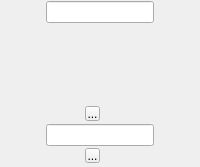
    <widget class="QFrame" name="frFGF">
     <property name="sizePolicy">
      <sizepolicy hsizetype="Fixed" vsizetype="Preferred">
       <horstretch>0</horstretch>
       <verstretch>0</verstretch>
      </sizepolicy>
     </property>
     <property name="frameShape">
      <enum>QFrame::NoFrame</enum>
     </property>
     <property name="frameShadow">
      <enum>QFrame::Raised</enum>
     </property>
     <layout class="QGridLayout">
      <property name="margin">
       <number>1</number>
      </property>
      <property name="spacing">
       <number>0</number>
      </property>
      <item row="2" column="0">
       <layout class="QGridLayout">
        <property name="margin">
         <number>0</number>
        </property>
        <property name="spacing">
         <number>0</number>
        </property>
        <item row="2" column="1">
         <widget class="QToolButton" name="tbFGFdown">
          <property name="sizePolicy">
           <sizepolicy hsizetype="Fixed" vsizetype="Fixed">
            <horstretch>0</horstretch>
            <verstretch>0</verstretch>
           </sizepolicy>
          </property>
          <property name="minimumSize">
           <size>
            <width>15</width>
            <height>15</height>
           </size>
          </property>
          <property name="maximumSize">
           <size>
            <width>15</width>
            <height>15</height>
           </size>
          </property>
          <property name="focusPolicy">
           <enum>Qt::NoFocus</enum>
          </property>
          <property name="text">
           <string>...</string>
          </property>
          <property name="icon">
           <iconset resource="../rsc/gasman.qrc">
            <normaloff>:/images/down.png</normaloff>:/images/down.png</iconset>
          </property>
          <property name="autoRepeat">
           <bool>true</bool>
          </property>
         </widget>
        </item>
        <item row="0" column="2">
         <spacer>
          <property name="orientation">
           <enum>Qt::Horizontal</enum>
          </property>
          <property name="sizeType">
           <enum>QSizePolicy::Minimum</enum>
          </property>
          <property name="sizeHint" stdset="0">
           <size>
            <width>1</width>
            <height>20</height>
           </size>
          </property>
         </spacer>
        </item>
        <item row="2" column="0">
         <spacer>
          <property name="orientation">
           <enum>Qt::Horizontal</enum>
          </property>
          <property name="sizeType">
           <enum>QSizePolicy::Preferred</enum>
          </property>
          <property name="sizeHint" stdset="0">
           <size>
            <width>1</width>
            <height>20</height>
           </size>
          </property>
         </spacer>
        </item>
        <item row="1" column="0" colspan="4">
         <widget class="QLineEdit" name="leFGF">
          <property name="sizePolicy">
           <sizepolicy hsizetype="Preferred" vsizetype="Fixed">
            <horstretch>0</horstretch>
            <verstretch>0</verstretch>
           </sizepolicy>
          </property>
         </widget>
        </item>
        <item row="0" column="0">
         <spacer>
          <property name="orientation">
           <enum>Qt::Horizontal</enum>
          </property>
          <property name="sizeType">
           <enum>QSizePolicy::Minimum</enum>
          </property>
          <property name="sizeHint" stdset="0">
           <size>
            <width>1</width>
            <height>20</height>
           </size>
          </property>
         </spacer>
        </item>
        <item row="0" column="3">
         <layout class="QVBoxLayout">
          <property name="spacing">
           <number>0</number>
          </property>
          <property name="margin">
           <number>0</number>
          </property>
          <item>
           <spacer>
            <property name="orientation">
             <enum>Qt::Horizontal</enum>
            </property>
            <property name="sizeType">
             <enum>QSizePolicy::Fixed</enum>
            </property>
            <property name="sizeHint" stdset="0">
             <size>
              <width>15</width>
              <height>3</height>
             </size>
            </property>
           </spacer>
          </item>
          <item>
           <widget class="QLabel" name="stFGF">
            <property name="sizePolicy">
             <sizepolicy hsizetype="Fixed" vsizetype="Fixed">
              <horstretch>0</horstretch>
              <verstretch>0</verstretch>
             </sizepolicy>
            </property>
            <property name="minimumSize">
             <size>
              <width>15</width>
              <height>15</height>
             </size>
            </property>
            <property name="maximumSize">
             <size>
              <width>15</width>
              <height>15</height>
             </size>
            </property>
            <property name="text">
             <string/>
            </property>
            <property name="pixmap">
             <pixmap resource="../rsc/gasman.qrc">:/images/star.png</pixmap>
            </property>
            <property name="scaledContents">
             <bool>true</bool>
            </property>
           </widget>
          </item>
         </layout>
        </item>
        <item row="2" column="2" colspan="2">
         <spacer>
          <property name="orientation">
           <enum>Qt::Horizontal</enum>
          </property>
          <property name="sizeType">
           <enum>QSizePolicy::Preferred</enum>
          </property>
          <property name="sizeHint" stdset="0">
           <size>
            <width>1</width>
            <height>20</height>
           </size>
          </property>
         </spacer>
        </item>
        <item row="0" column="1">
         <widget class="QToolButton" name="tbFGFup">
          <property name="sizePolicy">
           <sizepolicy hsizetype="Fixed" vsizetype="Fixed">
            <horstretch>0</horstretch>
            <verstretch>0</verstretch>
           </sizepolicy>
          </property>
          <property name="minimumSize">
           <size>
            <width>15</width>
            <height>15</height>
           </size>
          </property>
          <property name="maximumSize">
           <size>
            <width>15</width>
            <height>15</height>
           </size>
          </property>
          <property name="focusPolicy">
           <enum>Qt::NoFocus</enum>
          </property>
          <property name="text">
           <string>...</string>
          </property>
          <property name="icon">
           <iconset resource="../rsc/gasman.qrc">
            <normaloff>:/images/up.png</normaloff>:/images/up.png</iconset>
          </property>
          <property name="autoRepeat">
           <bool>true</bool>
          </property>
         </widget>
        </item>
       </layout>
      </item>
      <item row="1" column="0">
       <spacer>
        <property name="orientation">
         <enum>Qt::Vertical</enum>
        </property>
        <property name="sizeType">
         <enum>QSizePolicy::Expanding</enum>
        </property>
        <property name="sizeHint" stdset="0">
         <size>
          <width>21</width>
          <height>81</height>
         </size>
        </property>
       </spacer>
      </item>
      <item row="0" column="0">
       <widget class="QLineEdit" name="leHighFGF">
        <property name="sizePolicy">
         <sizepolicy hsizetype="Fixed" vsizetype="Fixed">
          <horstretch>0</horstretch>
          <verstretch>0</verstretch>
         </sizepolicy>
        </property>
        <property name="focusPolicy">
         <enum>Qt::StrongFocus</enum>
        </property>
       </widget>
      </item>
     </layout>
    </widget>
